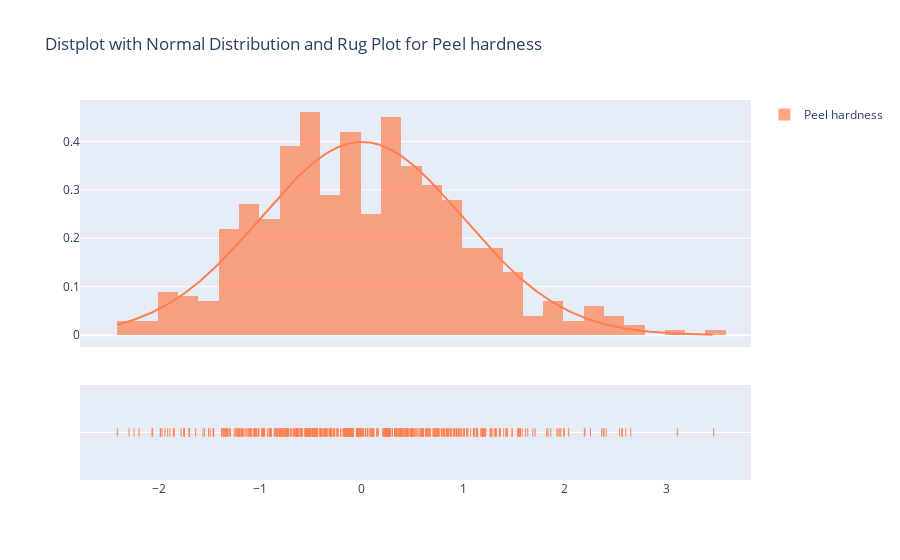

Notebook code for this chart:
### Markdown cell above
## Visualization after feature engineering

This is a section to visualize the transformed data using:
* distplot with normal distribution, with also histogram and rug plot for each feature
* distribution with histogram and box plot for each feature, including meand and std values
* scatter plots with target column comparison

### Code cell
# Distplot with Normal Distribution among ['Weight', 'Average diameter', 'Average length', 'Peel hardness', 'Sweetness']]

feature_to_viz = 'Peel hardness'

fig = kde_for_single_feature(df_standard_transformed, feature_to_viz, bin=0.2)
fig.show()

### Figure 1 — Plotly figure (JSON) as saved in the notebook; plotly's stock layout.template omitted (floating-point values rounded to 4 significant figures; data arrays with more than 128 entries replaced by an {"elided": "..."} marker saying what was removed)
{"data": [{"autobinx": false, "histnorm": "probability density", "legendgroup": "Peel hardness", "marker": {"color": "coral"}, "name": "Peel hardness", "opacity": 0.7, "type": "histogram", "x": {"elided": "500 float values"}, "xaxis": "x", "xbins": {"end": 3.47, "size": 0.2, "start": -2.412}, "yaxis": "y"}, {"legendgroup": "Peel hardness", "marker": {"color": "coral"}, "mode": "lines", "name": "Peel hardness", "showlegend": false, "type": "scatter", "x": {"elided": "500 float values"}, "xaxis": "x", "y": {"elided": "500 float values"}, "yaxis": "y"}, {"legendgroup": "Peel hardness", "marker": {"color": "coral", "symbol": "line-ns-open"}, "mode": "markers", "name": "Peel hardness", "showlegend": false, "type": "scatter", "x": {"elided": "500 float values"}, "xaxis": "x", "y": {"elided": "500 str values"}, "yaxis": "y2"}], "layout": {"barmode": "overlay", "hovermode": "closest", "legend": {"traceorder": "reversed"}, "title": {"text": "Distplot with Normal Distribution and Rug Plot for Peel hardness"}, "xaxis": {"anchor": "y2", "domain": [0, 1], "zeroline": false}, "yaxis": {"anchor": "free", "domain": [0.35, 1], "position": 0}, "yaxis2": {"anchor": "x", "domain": [0, 0.25], "dtick": 1, "showticklabels": false}}}
